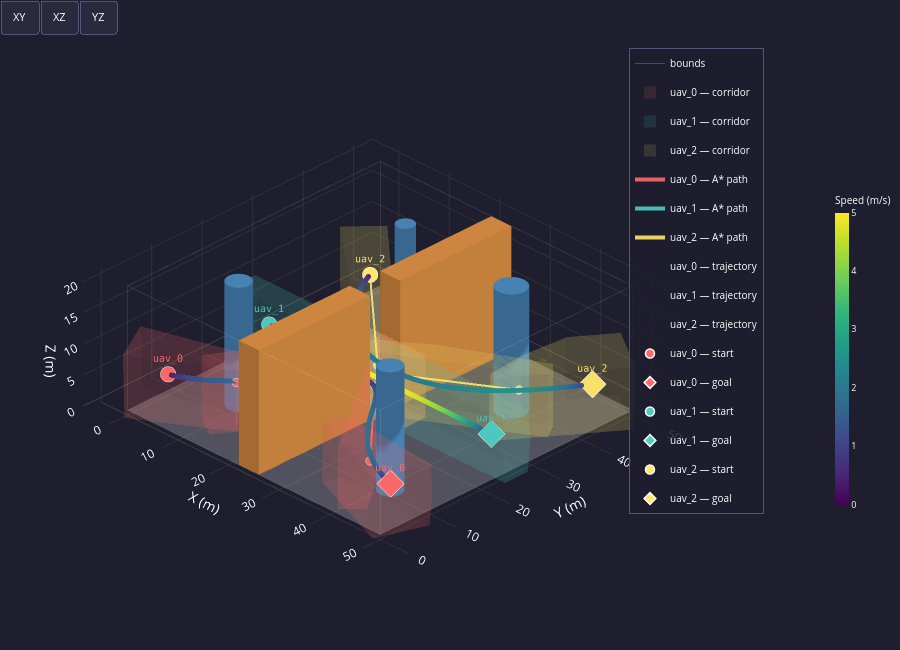

Notebook code cell kept with this figure:
### Code cell
# ── Cell 4 — Trajectory Generation (STO) ────────────────────────────────────
from trajectory_generator import generate_trajectories, TrajectoryResult, STOConfig
import logging
logging.getLogger("trajectory_generator").setLevel(logging.WARNING)

sto_cfg = STOConfig.from_yaml(PLANNER_CONFIG)
print(f"✓  STO config   [{os.path.basename(PLANNER_CONFIG)}]  "
      f"max_iter={sto_cfg.max_iter}  adaptive={sto_cfg.adaptive_weights}  "
      f"cost={sto_cfg.corridor_cost_type.upper()}")

# ── Optimise trajectories (runs STO per UAV) ─────────────────────────────────
try:
    trajectories = generate_trajectories(fleet, paths, corridors, sto_cfg, verbose=True)
except RuntimeError as exc:
    print(f"\n✗  STO FAILED — {exc}")
    raise

# ── Summary ───────────────────────────────────────────────────────────────────
print(f"\n{'─'*62}")
for tr in trajectories:
    print(f"  ✓  {tr.uav_id:<10}  "
          f"T={tr.total_time:.1f} s  "
          f"max_v={tr.vel_norm.max():.2f} m/s  "
          f"jerk={tr.jerk_cost:.4f}  "
          f"viol_corr={tr.violations['corridor']:.4f}  "
          f"({tr.runtime:.0f} s)")
print(f"{'─'*62}")

# ── Visualisation — environment + paths + corridors + trajectories ────────────
plot_environment_3d(env, fleet=fleet, paths=paths, corridors=corridors,
                    trajectories=trajectories)

### Figure 1 — Plotly figure (JSON) as saved in the notebook; plotly's stock layout.template omitted (floating-point values rounded to 4 significant figures; data arrays with more than 128 entries replaced by an {"elided": "..."} marker saying what was removed)
{"data": [{"color": "#EFEFEF", "flatshading": true, "hoverinfo": "skip", "i": [0, 0], "j": [1, 2], "k": [2, 3], "name": "floor", "opacity": 0.25, "showscale": false, "type": "mesh3d", "x": [0, 50, 50, 0], "y": [0, 0, 50, 50], "z": [0, 0, 0, 0]}, {"hoverinfo": "skip", "line": {"color": "white", "width": 1}, "mode": "lines", "name": "bounds", "opacity": 0.2, "type": "scatter3d", "x": [0, 50, null, 50, 50, null, 50, 0, null, 0, 0, null, 0, 50, null, 50, 50, null, 50, 0, null, 0, 0, null, 0, 0, null, 50, 50, null, 50, 50, null, 0, 0, null], "y": [0, 0, null, 0, 50, null, 50, 50, null, 50, 0, null, 0, 0, null, 0, 50, null, 50, 50, null, 50, 0, null, 0, 0, null, 0, 0, null, 50, 50, null, 50, 50, null], "z": [0, 0, null, 0, 0, null, 0, 0, null, 0, 0, null, 20, 20, null, 20, 20, null, 20, 20, null, 20, 20, null, 0, 20, null, 0, 20, null, 0, 20, null, 0, 20, null]}, {"color": "#4682B4", "flatshading": false, "hoverinfo": "skip", "i": {"elided": "160 int values"}, "j": {"elided": "160 int values"}, "k": {"elided": "160 int values"}, "name": "cyl_0", "opacity": 1, "showscale": false, "type": "mesh3d", "x": [12.0, 11.98, 11.9, 11.78, 11.62, 11.41, 11.18, 10.91, 10.62, 10.31, 10.0, 9.687, 9.382, 9.092, 8.824, 8.586, 8.382, 8.218, 8.098, 8.025, 8.0, 8.025, 8.098, 8.218, 8.382, 8.586, 8.824, 9.092, 9.382, 9.687, 10.0, 10.31, 10.62, 10.91, 11.18, 11.41, 11.62, 11.78, 11.9, 11.98, 12.0, 11.98, 11.9, 11.78, 11.62, 11.41, 11.18, 10.91, 10.62, 10.31, 10.0, 9.687, 9.382, 9.092, 8.824, 8.586, 8.382, 8.218, 8.098, 8.025, 8.0, 8.025, 8.098, 8.218, 8.382, 8.586, 8.824, 9.092, 9.382, 9.687, 10.0, 10.31, 10.62, 10.91, 11.18, 11.41, 11.62, 11.78, 11.9, 11.98, 10.0, 10.0], "y": [12.0, 12.31, 12.62, 12.91, 13.18, 13.41, 13.62, 13.78, 13.9, 13.98, 14.0, 13.98, 13.9, 13.78, 13.62, 13.41, 13.18, 12.91, 12.62, 12.31, 12.0, 11.69, 11.38, 11.09, 10.82, 10.59, 10.38, 10.22, 10.1, 10.02, 10.0, 10.02, 10.1, 10.22, 10.38, 10.59, 10.82, 11.09, 11.38, 11.69, 12.0, 12.31, 12.62, 12.91, 13.18, 13.41, 13.62, 13.78, 13.9, 13.98, 14.0, 13.98, 13.9, 13.78, 13.62, 13.41, 13.18, 12.91, 12.62, 12.31, 12.0, 11.69, 11.38, 11.09, 10.82, 10.59, 10.38, 10.22, 10.1, 10.02, 10.0, 10.02, 10.1, 10.22, 10.38, 10.59, 10.82, 11.09, 11.38, 11.69, 12.0, 12.0], "z": [0.0, 0.0, 0.0, 0.0, 0.0, 0.0, 0.0, 0.0, 0.0, 0.0, 0.0, 0.0, 0.0, 0.0, 0.0, 0.0, 0.0, 0.0, 0.0, 0.0, 0.0, 0.0, 0.0, 0.0, 0.0, 0.0, 0.0, 0.0, 0.0, 0.0, 0.0, 0.0, 0.0, 0.0, 0.0, 0.0, 0.0, 0.0, 0.0, 0.0, 20.0, 20.0, 20.0, 20.0, 20.0, 20.0, 20.0, 20.0, 20.0, 20.0, 20.0, 20.0, 20.0, 20.0, 20.0, 20.0, 20.0, 20.0, 20.0, 20.0, 20.0, 20.0, 20.0, 20.0, 20.0, 20.0, 20.0, 20.0, 20.0, 20.0, 20.0, 20.0, 20.0, 20.0, 20.0, 20.0, 20.0, 20.0, 20.0, 20.0, 0.0, 20.0]}, {"color": "#4682B4", "flatshading": false, "hoverinfo": "skip", "i": {"elided": "160 int values"}, "j": {"elided": "160 int values"}, "k": {"elided": "160 int values"}, "name": "cyl_1", "opacity": 1, "showscale": false, "type": "mesh3d", "x": [40.5, 40.47, 40.38, 40.23, 40.02, 39.77, 39.47, 39.13, 38.77, 38.39, 38.0, 37.61, 37.23, 36.87, 36.53, 36.23, 35.98, 35.77, 35.62, 35.53, 35.5, 35.53, 35.62, 35.77, 35.98, 36.23, 36.53, 36.87, 37.23, 37.61, 38.0, 38.39, 38.77, 39.13, 39.47, 39.77, 40.02, 40.23, 40.38, 40.47, 40.5, 40.47, 40.38, 40.23, 40.02, 39.77, 39.47, 39.13, 38.77, 38.39, 38.0, 37.61, 37.23, 36.87, 36.53, 36.23, 35.98, 35.77, 35.62, 35.53, 35.5, 35.53, 35.62, 35.77, 35.98, 36.23, 36.53, 36.87, 37.23, 37.61, 38.0, 38.39, 38.77, 39.13, 39.47, 39.77, 40.02, 40.23, 40.38, 40.47, 38.0, 38.0], "y": [38.0, 38.39, 38.77, 39.13, 39.47, 39.77, 40.02, 40.23, 40.38, 40.47, 40.5, 40.47, 40.38, 40.23, 40.02, 39.77, 39.47, 39.13, 38.77, 38.39, 38.0, 37.61, 37.23, 36.87, 36.53, 36.23, 35.98, 35.77, 35.62, 35.53, 35.5, 35.53, 35.62, 35.77, 35.98, 36.23, 36.53, 36.87, 37.23, 37.61, 38.0, 38.39, 38.77, 39.13, 39.47, 39.77, 40.02, 40.23, 40.38, 40.47, 40.5, 40.47, 40.38, 40.23, 40.02, 39.77, 39.47, 39.13, 38.77, 38.39, 38.0, 37.61, 37.23, 36.87, 36.53, 36.23, 35.98, 35.77, 35.62, 35.53, 35.5, 35.53, 35.62, 35.77, 35.98, 36.23, 36.53, 36.87, 37.23, 37.61, 38.0, 38.0], "z": [0.0, 0.0, 0.0, 0.0, 0.0, 0.0, 0.0, 0.0, 0.0, 0.0, 0.0, 0.0, 0.0, 0.0, 0.0, 0.0, 0.0, 0.0, 0.0, 0.0, 0.0, 0.0, 0.0, 0.0, 0.0, 0.0, 0.0, 0.0, 0.0, 0.0, 0.0, 0.0, 0.0, 0.0, 0.0, 0.0, 0.0, 0.0, 0.0, 0.0, 20.0, 20.0, 20.0, 20.0, 20.0, 20.0, 20.0, 20.0, 20.0, 20.0, 20.0, 20.0, 20.0, 20.0, 20.0, 20.0, 20.0, 20.0, 20.0, 20.0, 20.0, 20.0, 20.0, 20.0, 20.0, 20.0, 20.0, 20.0, 20.0, 20.0, 20.0, 20.0, 20.0, 20.0, 20.0, 20.0, 20.0, 20.0, 20.0, 20.0, 0.0, 20.0]}, {"color": "#4682B4", "flatshading": false, "hoverinfo": "skip", "i": {"elided": "160 int values"}, "j": {"elided": "160 int values"}, "k": {"elided": "160 int values"}, "name": "cyl_2", "opacity": 1, "showscale": false, "type": "mesh3d", "x": [16.5, 16.48, 16.43, 16.34, 16.21, 16.06, 15.88, 15.68, 15.46, 15.23, 15.0, 14.77, 14.54, 14.32, 14.12, 13.94, 13.79, 13.66, 13.57, 13.52, 13.5, 13.52, 13.57, 13.66, 13.79, 13.94, 14.12, 14.32, 14.54, 14.77, 15.0, 15.23, 15.46, 15.68, 15.88, 16.06, 16.21, 16.34, 16.43, 16.48, 16.5, 16.48, 16.43, 16.34, 16.21, 16.06, 15.88, 15.68, 15.46, 15.23, 15.0, 14.77, 14.54, 14.32, 14.12, 13.94, 13.79, 13.66, 13.57, 13.52, 13.5, 13.52, 13.57, 13.66, 13.79, 13.94, 14.12, 14.32, 14.54, 14.77, 15.0, 15.23, 15.46, 15.68, 15.88, 16.06, 16.21, 16.34, 16.43, 16.48, 15.0, 15.0], "y": [40.0, 40.23, 40.46, 40.68, 40.88, 41.06, 41.21, 41.34, 41.43, 41.48, 41.5, 41.48, 41.43, 41.34, 41.21, 41.06, 40.88, 40.68, 40.46, 40.23, 40.0, 39.77, 39.54, 39.32, 39.12, 38.94, 38.79, 38.66, 38.57, 38.52, 38.5, 38.52, 38.57, 38.66, 38.79, 38.94, 39.12, 39.32, 39.54, 39.77, 40.0, 40.23, 40.46, 40.68, 40.88, 41.06, 41.21, 41.34, 41.43, 41.48, 41.5, 41.48, 41.43, 41.34, 41.21, 41.06, 40.88, 40.68, 40.46, 40.23, 40.0, 39.77, 39.54, 39.32, 39.12, 38.94, 38.79, 38.66, 38.57, 38.52, 38.5, 38.52, 38.57, 38.66, 38.79, 38.94, 39.12, 39.32, 39.54, 39.77, 40.0, 40.0], "z": [0.0, 0.0, 0.0, 0.0, 0.0, 0.0, 0.0, 0.0, 0.0, 0.0, 0.0, 0.0, 0.0, 0.0, 0.0, 0.0, 0.0, 0.0, 0.0, 0.0, 0.0, 0.0, 0.0, 0.0, 0.0, 0.0, 0.0, 0.0, 0.0, 0.0, 0.0, 0.0, 0.0, 0.0, 0.0, 0.0, 0.0, 0.0, 0.0, 0.0, 20.0, 20.0, 20.0, 20.0, 20.0, 20.0, 20.0, 20.0, 20.0, 20.0, 20.0, 20.0, 20.0, 20.0, 20.0, 20.0, 20.0, 20.0, 20.0, 20.0, 20.0, 20.0, 20.0, 20.0, 20.0, 20.0, 20.0, 20.0, 20.0, 20.0, 20.0, 20.0, 20.0, 20.0, 20.0, 20.0, 20.0, 20.0, 20.0, 20.0, 0.0, 20.0]}, {"color": "#4682B4", "flatshading": false, "hoverinfo": "skip", "i": {"elided": "160 int values"}, "j": {"elided": "160 int values"}, "k": {"elided": "160 int values"}, "name": "cyl_3", "opacity": 1, "showscale": false, "type": "mesh3d", "x": [44.0, 43.98, 43.9, 43.78, 43.62, 43.41, 43.18, 42.91, 42.62, 42.31, 42.0, 41.69, 41.38, 41.09, 40.82, 40.59, 40.38, 40.22, 40.1, 40.02, 40.0, 40.02, 40.1, 40.22, 40.38, 40.59, 40.82, 41.09, 41.38, 41.69, 42.0, 42.31, 42.62, 42.91, 43.18, 43.41, 43.62, 43.78, 43.9, 43.98, 44.0, 43.98, 43.9, 43.78, 43.62, 43.41, 43.18, 42.91, 42.62, 42.31, 42.0, 41.69, 41.38, 41.09, 40.82, 40.59, 40.38, 40.22, 40.1, 40.02, 40.0, 40.02, 40.1, 40.22, 40.38, 40.59, 40.82, 41.09, 41.38, 41.69, 42.0, 42.31, 42.62, 42.91, 43.18, 43.41, 43.62, 43.78, 43.9, 43.98, 42.0, 42.0], "y": [10.0, 10.31, 10.62, 10.91, 11.18, 11.41, 11.62, 11.78, 11.9, 11.98, 12.0, 11.98, 11.9, 11.78, 11.62, 11.41, 11.18, 10.91, 10.62, 10.31, 10.0, 9.687, 9.382, 9.092, 8.824, 8.586, 8.382, 8.218, 8.098, 8.025, 8.0, 8.025, 8.098, 8.218, 8.382, 8.586, 8.824, 9.092, 9.382, 9.687, 10.0, 10.31, 10.62, 10.91, 11.18, 11.41, 11.62, 11.78, 11.9, 11.98, 12.0, 11.98, 11.9, 11.78, 11.62, 11.41, 11.18, 10.91, 10.62, 10.31, 10.0, 9.687, 9.382, 9.092, 8.824, 8.586, 8.382, 8.218, 8.098, 8.025, 8.0, 8.025, 8.098, 8.218, 8.382, 8.586, 8.824, 9.092, 9.382, 9.687, 10.0, 10.0], "z": [0.0, 0.0, 0.0, 0.0, 0.0, 0.0, 0.0, 0.0, 0.0, 0.0, 0.0, 0.0, 0.0, 0.0, 0.0, 0.0, 0.0, 0.0, 0.0, 0.0, 0.0, 0.0, 0.0, 0.0, 0.0, 0.0, 0.0, 0.0, 0.0, 0.0, 0.0, 0.0, 0.0, 0.0, 0.0, 0.0, 0.0, 0.0, 0.0, 0.0, 20.0, 20.0, 20.0, 20.0, 20.0, 20.0, 20.0, 20.0, 20.0, 20.0, 20.0, 20.0, 20.0, 20.0, 20.0, 20.0, 20.0, 20.0, 20.0, 20.0, 20.0, 20.0, 20.0, 20.0, 20.0, 20.0, 20.0, 20.0, 20.0, 20.0, 20.0, 20.0, 20.0, 20.0, 20.0, 20.0, 20.0, 20.0, 20.0, 20.0, 0.0, 20.0]}, {"color": "#CD853F", "flatshading": true, "hoverinfo": "skip", "i": [7, 0, 0, 0, 4, 4, 6, 6, 4, 0, 3, 2], "j": [3, 4, 1, 2, 5, 6, 5, 2, 0, 1, 6, 3], "k": [0, 7, 2, 7, 6, 7, 1, 1, 5, 5, 7, 6], "name": "passage_wall_south", "opacity": 1, "showscale": false, "type": "mesh3d", "x": [22, 26, 26, 22, 22, 26, 26, 22], "y": [0, 0, 22, 22, 0, 0, 22, 22], "z": [0, 0, 0, 0, 20, 20, 20, 20]}, {"color": "#CD853F", "flatshading": true, "hoverinfo": "skip", "i": [7, 0, 0, 0, 4, 4, 6, 6, 4, 0, 3, 2], "j": [3, 4, 1, 2, 5, 6, 5, 2, 0, 1, 6, 3], "k": [0, 7, 2, 7, 6, 7, 1, 1, 5, 5, 7, 6], "name": "passage_wall_north", "opacity": 1, "showscale": false, "type": "mesh3d", "x": [22, 26, 26, 22, 22, 26, 26, 22], "y": [28, 28, 50, 50, 28, 28, 50, 50], "z": [0, 0, 0, 0, 20, 20, 20, 20]}, {"color": "#FF6B6B", "flatshading": true, "hoverinfo": "skip", "i": [4, 4, 4, 4, 8, 8, 8, 7, 7, 6, 6, 6, 6, 6, 6, 6], "j": [2, 2, 1, 3, 2, 1, 9, 9, 2, 4, 4, 7, 3, 8, 8, 7], "k": [1, 5, 0, 0, 1, 0, 2, 2, 5, 5, 3, 5, 0, 0, 9, 9], "legendgroup": "uav_0_corridor", "name": "uav_0 — corridor", "opacity": 0.12, "showlegend": true, "showscale": false, "type": "mesh3d", "x": [-3.272, 0.8823, 1.103, 16.6, 18.42, 18.64, 16.6, 16.88, -3.272, -3.098], "y": [5.814, -1.839, -1.719, 11.02, 7.681, 7.8, 11.27, 11.04, 6.161, 6.019], "z": [9.873, 9.873, -0.1239, 10.37, 10.37, 0.3771, 5.712, 0.3771, 3.277, -0.1239]}, {"color": "#FF6B6B", "flatshading": true, "hoverinfo": "skip", "i": [7, 7, 7, 7, 1, 1, 3, 3, 3, 3, 3, 3], "j": [2, 2, 5, 6, 7, 7, 6, 2, 5, 1, 2, 1], "k": [0, 6, 4, 4, 5, 0, 4, 6, 4, 5, 0, 0], "legendgroup": "uav_0_corridor", "name": "uav_0 — corridor", "opacity": 0.12, "showlegend": false, "showscale": false, "type": "mesh3d", "x": [9.131, 13.34, 9.131, 13.34, 21.14, 21.14, 16.15, 16.15], "y": [5.491, 2.86, 5.491, 2.86, 15.34, 15.34, 18.46, 18.46], "z": [0.25, 0.25, 10.25, 10.25, 10.25, 0.25, 10.25, 0.25]}, {"color": "#FF6B6B", "flatshading": true, "hoverinfo": "skip", "i": [2, 2, 2, 2, 2, 2, 7, 7, 7, 7, 16, 16, 16, 16, 16, 16, 12, 12, 12, 12, 12, 12, 22, 22, 22, 22, 22, 22, 22, 22, 11, 11, 11, 11, 9, 9, 9, 9, 9, 9, 9, 9], "j": [1, 8, 18, 8, 19, 18, 0, 5, 8, 5, 5, 5, 18, 18, 20, 20, 13, 0, 10, 16, 13, 16, 1, 14, 13, 14, 19, 20, 13, 20, 2, 14, 14, 12, 10, 8, 7, 7, 2, 11, 12, 11], "k": [21, 3, 6, 6, 21, 19, 4, 0, 6, 6, 6, 0, 6, 19, 17, 19, 15, 4, 4, 0, 17, 17, 21, 1, 15, 15, 21, 19, 17, 17, 1, 15, 1, 15, 4, 3, 4, 8, 3, 2, 10, 12], "legendgroup": "uav_0_corridor", "name": "uav_0 — corridor", "opacity": 0.12, "showlegend": false, "showscale": false, "type": "mesh3d", "x": [17.9, 12.89, 13.53, 23.42, 23.73, 17.9, 17.61, 23.73, 23.59, 23.42, 23.46, 13.53, 13.4, 12.39, 12.89, 13.06, 14.89, 13.95, 14.89, 13.62, 13.62, 12.22, 12.22], "y": [10.31, 19.93, 20.7, 27.87, 27.61, 10.31, 9.974, 27.61, 27.72, 27.87, 27.84, 20.7, 20.54, 12.03, 19.93, 20.14, 6.708, 7.491, 6.708, 7.766, 7.766, 11.85, 11.85], "z": [10.25, 0.25, 0.25, 0.25, 10.25, 4.75, 0.25, 4.75, 0.25, 5.75, 10.25, 5.75, 10.25, 10.25, 5.75, 10.25, 10.25, 10.25, 0.25, 0.25, 5.75, 0.25, 5.75]}, {"color": "#FF6B6B", "flatshading": true, "hoverinfo": "skip", "i": [9, 9, 10, 10, 2, 2, 2, 2, 7, 7, 7, 7, 15, 15, 15, 15, 15, 12, 12, 12, 12, 12, 12, 18, 18, 18, 18, 18, 18, 20, 20, 20, 20, 20, 20, 20, 20, 20], "j": [4, 11, 9, 9, 10, 10, 1, 11, 8, 16, 10, 10, 4, 1, 5, 5, 1, 1, 2, 2, 7, 15, 15, 5, 9, 8, 9, 5, 19, 15, 15, 19, 7, 12, 12, 16, 18, 18], "k": [3, 4, 8, 11, 0, 11, 4, 4, 17, 17, 0, 8, 3, 4, 3, 6, 14, 14, 0, 1, 0, 14, 13, 3, 3, 17, 8, 6, 6, 6, 13, 6, 16, 13, 7, 17, 17, 19], "legendgroup": "uav_0_corridor", "name": "uav_0 — corridor", "opacity": 0.12, "showlegend": false, "showscale": false, "type": "mesh3d", "x": [16.75, 16.75, 16.75, 31.25, 24, 31.25, 24.25, 16.75, 31.25, 31.25, 24, 24, 16.75, 23.75, 16.75, 23.75, 24.0, 31.25, 31.25, 24.25, 24.0], "y": [22.42, 22.65, 22.42, 22.65, 22.47, 27.73, 27.75, 27.71, 22.42, 22.42, 22.24, 22.24, 27.73, 27.75, 27.73, 27.75, 27.73, 27.71, 27.73, 27.75, 27.75], "z": [10.25, 0.25, 4.75, 0.25, 0.25, 0.25, 0.25, 10.25, 10.25, 4.75, 10.25, 4.75, 5.75, 5.75, 0.25, 0.25, 10.25, 10.25, 5.75, 5.75, 5.875]}, {"color": "#FF6B6B", "flatshading": true, "hoverinfo": "skip", "i": [5, 5, 3, 3, 3, 3, 7, 7, 7, 9, 9, 9, 9, 9, 9, 9], "j": [0, 1, 0, 1, 6, 6, 0, 0, 6, 5, 3, 3, 6, 7, 5, 7], "k": [4, 0, 2, 0, 2, 8, 2, 4, 2, 1, 1, 8, 8, 6, 4, 4], "legendgroup": "uav_0_corridor", "name": "uav_0 — corridor", "opacity": 0.12, "showlegend": false, "showscale": false, "type": "mesh3d", "x": [41.0, 41.0, 43.94, 43.94, 22.93, 22.93, 30.11, 24.51, 30.11, 24.51], "y": [0.6402, 0.6402, 3.391, 3.391, 26.49, 26.49, 22.72, 27.97, 22.72, 27.97], "z": [0.25, 10.25, 0.25, 10.25, 0.25, 10.25, 0.25, 0.25, 10.25, 10.25]}, {"color": "#FF6B6B", "flatshading": true, "hoverinfo": "skip", "i": [4, 4, 8, 8, 8, 6, 6, 6, 13, 13, 13, 9, 9, 9, 10, 10, 11, 11, 11, 11, 11, 11, 11, 11], "j": [1, 1, 4, 5, 4, 4, 2, 4, 1, 5, 12, 1, 2, 12, 6, 9, 8, 6, 10, 13, 9, 10, 8, 13], "k": [2, 3, 3, 3, 7, 7, 0, 2, 3, 3, 1, 2, 0, 1, 0, 0, 7, 7, 6, 12, 12, 9, 5, 5], "legendgroup": "uav_0_corridor", "name": "uav_0 — corridor", "opacity": 0.12, "showlegend": false, "showscale": false, "type": "mesh3d", "x": [53.2, 34.53, 50.18, 34.18, 49.83, 35.09, 53.1, 52.83, 42.54, 41.95, 41.95, 41.89, 35.54, 35.44], "y": [6.923, 4.174, -1.461, 4.302, -1.333, 6.842, 7.238, 6.989, 7.474, 7.484, 7.779, 7.778, 6.978, 7.253], "z": [9.808, 10.43, 9.808, 0.4416, -0.1845, 0.4416, 4.345, -0.1845, 0.1859, 10.21, 5.016, 4.953, 10.43, 5.462]}, {"color": "#4ECDC4", "flatshading": true, "hoverinfo": "skip", "i": [7, 7, 5, 5, 13, 13, 13, 13, 8, 8, 8, 8, 15, 15, 15, 15, 9, 9, 9, 9, 9, 9, 9, 9, 17, 17, 17, 17, 17, 17, 17, 17], "j": [10, 10, 7, 7, 1, 5, 1, 5, 14, 16, 10, 16, 14, 7, 7, 13, 1, 2, 8, 2, 5, 5, 10, 8, 1, 2, 16, 2, 13, 15, 16, 15], "k": [4, 11, 11, 6, 12, 6, 3, 3, 4, 0, 4, 14, 4, 4, 6, 6, 3, 0, 0, 1, 3, 11, 11, 10, 12, 1, 0, 0, 12, 13, 14, 14], "legendgroup": "uav_1_corridor", "name": "uav_1 — corridor", "opacity": 0.12, "showlegend": true, "showscale": false, "type": "mesh3d", "x": [-2.0, 52, 25.0, 52, -2, 52, 52, 25.0, -2, 25.0, -2.0, 25.0, 52.0, 52, -2, 25.0, -2, 25.0], "y": [27.28, 27.28, 27.32, 22.72, 22.72, 22.27, 22.72, 22.68, 22.72, 22.68, 22.27, 22.23, 27.73, 27.28, 27.28, 27.32, 27.73, 27.77], "z": [0, 0, -8.882e-16, 8.882e-16, 10, 5.0, 10, 10, 8.882e-16, 0, 5.0, 5.0, 5.0, 10, 10, 10, 5.0, 5.0]}, {"color": "#FFE66D", "flatshading": true, "hoverinfo": "skip", "i": [0, 0, 6, 6, 6, 6, 6, 12, 12, 12, 1, 1, 1, 1, 1, 4, 4, 4, 4, 4, 4, 4, 4, 4], "j": [3, 5, 9, 0, 0, 5, 8, 9, 9, 11, 11, 6, 6, 12, 12, 9, 0, 0, 3, 8, 1, 1, 12, 12], "k": [7, 7, 10, 9, 5, 7, 7, 10, 13, 10, 10, 10, 8, 11, 2, 13, 9, 3, 7, 7, 8, 2, 13, 2], "legendgroup": "uav_2_corridor", "name": "uav_2 — corridor", "opacity": 0.12, "showlegend": true, "showscale": false, "type": "mesh3d", "x": [13.62, 24.42, 24.35, 25.33, 24.33, 14.28, 13.87, 25.44, 25.37, 1.079, 1.163, -3.33, -3.412, -3.427], "y": [38.81, 22.16, 22.17, 23.28, 22.2, 38.22, 38.61, 23.34, 23.19, 50.36, 50.31, 45.44, 45.45, 45.48], "z": [10.11, 0.298, 6.415, 10.3, 10.3, 3.618, 0.1175, 5.676, 0.298, 9.952, -0.04751, -0.04751, 7.078, 9.952]}, {"color": "#FFE66D", "flatshading": true, "hoverinfo": "skip", "i": [3, 3, 5, 5, 6, 6, 7, 7, 7, 7, 7, 7], "j": [2, 1, 1, 4, 3, 4, 2, 5, 3, 6, 5, 6], "k": [0, 0, 0, 1, 1, 1, 0, 0, 2, 3, 4, 4], "legendgroup": "uav_2_corridor", "name": "uav_2 — corridor", "opacity": 0.12, "showlegend": false, "showscale": false, "type": "mesh3d", "x": [17.25, 31.25, 17.25, 31.25, 31.25, 17.25, 31.25, 17.25], "y": [27.75, 27.75, 27.75, 27.75, 22.25, 22.25, 22.25, 22.25], "z": [0.25, 0.25, 10.25, 10.25, 0.25, 0.25, 10.25, 10.25]}, {"color": "#FFE66D", "flatshading": true, "hoverinfo": "skip", "i": [6, 6, 0, 0, 3, 3, 3, 3, 3, 3, 3, 3, 10, 10, 10, 10, 10, 10, 10, 10], "j": [4, 7, 7, 1, 6, 1, 1, 9, 4, 6, 11, 9, 4, 4, 11, 0, 9, 9, 1, 0], "k": [5, 5, 5, 7, 7, 8, 7, 8, 2, 4, 2, 11, 2, 5, 2, 5, 8, 11, 8, 1], "legendgroup": "uav_2_corridor", "name": "uav_2 — corridor", "opacity": 0.12, "showlegend": false, "showscale": false, "type": "mesh3d", "x": [30.55, 30.55, 47.37, 47.37, 23.5, 21.76, 23.5, 21.76, 39.41, 45.69, 39.41, 45.69], "y": [31.04, 31.04, 35.76, 35.76, 22.11, 25.01, 22.11, 25.01, 35.59, 38.57, 35.59, 38.57], "z": [0.25, 10.25, 0.25, 10.25, 0.25, 0.25, 10.25, 10.25, 10.25, 10.25, 0.25, 0.25]}, {"color": "#FFE66D", "flatshading": true, "hoverinfo": "skip", "i": [2, 2, 2, 2, 10, 10, 10, 13, 13, 8, 8, 8, 11, 11, 11, 11, 11, 11, 11, 6, 6, 6, 6, 6, 6, 6, 6, 6], "j": [1, 3, 7, 7, 1, 0, 0, 0, 9, 10, 15, 9, 3, 7, 0, 13, 13, 15, 15, 2, 2, 10, 8, 7, 11, 11, 15, 8], "k": [3, 4, 4, 5, 3, 3, 9, 9, 14, 9, 14, 14, 4, 4, 3, 0, 14, 14, 12, 1, 5, 1, 10, 5, 12, 7, 12, 15], "legendgroup": "uav_2_corridor", "name": "uav_2 — corridor", "opacity": 0.12, "showlegend": false, "showscale": false, "type": "mesh3d", "x": [41.39, 45.5, 53.86, 45.63, 53.99, 42.62, 41.65, 42.75, 40.88, 41.22, 41.37, 41.57, 41.43, 40.87, 40.72, 40.72], "y": [45.57, 51.82, 46.33, 52.02, 46.53, 29.23, 29.86, 29.43, 37.67, 45.31, 45.54, 30.2, 30.15, 37.48, 37.45, 37.43], "z": [10.06, -0.1179, -0.1179, 9.879, 9.879, 0.3708, 0.3708, 10.37, 0.225, 4.637, 0.06155, 10.37, 5.387, 10.23, 5.005, 4.955]}, {"hovertemplate": "<b>uav_0 — A* path</b><br>x=%{x:.1f}  y=%{y:.1f}  z=%{z:.1f}<extra></extra>", "legendgroup": "uav_0_path", "line": {"color": "#FF6B6B", "width": 4}, "mode": "lines", "name": "uav_0 — A* path", "opacity": 0.9, "showlegend": true, "type": "scatter3d", "x": [3, 11.75, 14.25, 21.75, 26.25, 40.75, 47], "y": [5, 9.75, 13.75, 22.75, 22.75, 7.25, 5], "z": [5, 5.25, 5.25, 5.25, 5.25, 5.25, 5]}, {"hoverinfo": "skip", "legendgroup": "uav_0_path", "marker": {"color": "#FF6B6B", "line": {"color": "white", "width": 1}, "size": 5}, "mode": "markers", "opacity": 0.8, "showlegend": false, "type": "scatter3d", "x": [11.75, 14.25, 21.75, 26.25, 40.75], "y": [9.75, 13.75, 22.75, 22.75, 7.25], "z": [5.25, 5.25, 5.25, 5.25, 5.25]}, {"hovertemplate": "<b>uav_1 — A* path</b><br>x=%{x:.1f}  y=%{y:.1f}  z=%{z:.1f}<extra></extra>", "legendgroup": "uav_1_path", "line": {"color": "#4ECDC4", "width": 4}, "mode": "lines", "name": "uav_1 — A* path", "opacity": 0.9, "showlegend": true, "type": "scatter3d", "x": [3, 47], "y": [25, 25], "z": [5, 5]}, {"hovertemplate": "<b>uav_2 — A* path</b><br>x=%{x:.1f}  y=%{y:.1f}  z=%{z:.1f}<extra></extra>", "legendgroup": "uav_2_path", "line": {"color": "#FFE66D", "width": 4}, "mode": "lines", "name": "uav_2 — A* path", "opacity": 0.9, "showlegend": true, "type": "scatter3d", "x": [3, 22.25, 26.25, 41.25, 47], "y": [45, 27.25, 27.25, 36.25, 45], "z": [5, 5.25, 5.25, 5.25, 5]}, {"hoverinfo": "skip", "legendgroup": "uav_2_path", "marker": {"color": "#FFE66D", "line": {"color": "white", "width": 1}, "size": 5}, "mode": "markers", "opacity": 0.8, "showlegend": false, "type": "scatter3d", "x": [22.25, 26.25, 41.25], "y": [27.25, 27.25, 36.25], "z": [5.25, 5.25, 5.25]}, {"hoverinfo": "skip", "legendgroup": "uav_0_traj", "line": {"color": "#FF6B6B", "width": 2}, "mode": "lines", "opacity": 0.35, "showlegend": false, "type": "scatter3d", "x": {"elided": "299 float values"}, "y": {"elided": "299 float values"}, "z": {"elided": "299 float values"}}, {"hovertemplate": "<b>uav_0 — trajectory</b><br>x=%{x:.1f}  y=%{y:.1f}  z=%{z:.1f}<br>speed=%{marker.color:.2f} m/s<extra></extra>", "legendgroup": "uav_0_traj", "marker": {"cmax": 5, "cmin": 0, "color": {"elided": "299 float values"}, "colorbar": {"len": 0.55, "thickness": 14, "tickfont": {"color": "white", "size": 9}, "title": {"font": {"color": "white", "size": 10}, "text": "Speed (m/s)"}, "x": 1.08}, "colorscale": [[0, "#440154"], [0.1111, "#482878"], [0.2222, "#3e4989"], [0.3333, "#31688e"], [0.4444, "#26828e"], [0.5556, "#1f9e89"], [0.6667, "#35b779"], [0.7778, "#6ece58"], [0.8889, "#b5de2b"], [1, "#fde725"]], "showscale": true, "size": 3}, "mode": "markers", "name": "uav_0 — trajectory", "opacity": 0.9, "showlegend": true, "type": "scatter3d", "x": {"elided": "299 float values"}, "y": {"elided": "299 float values"}, "z": {"elided": "299 float values"}}, {"hoverinfo": "skip", "legendgroup": "uav_1_traj", "line": {"color": "#4ECDC4", "width": 2}, "mode": "lines", "opacity": 0.35, "showlegend": false, "type": "scatter3d", "x": {"elided": "299 float values"}, "y": {"elided": "299 int values"}, "z": {"elided": "299 int values"}}, {"hovertemplate": "<b>uav_1 — trajectory</b><br>x=%{x:.1f}  y=%{y:.1f}  z=%{z:.1f}<br>speed=%{marker.color:.2f} m/s<extra></extra>", "legendgroup": "uav_1_traj", "marker": {"cmax": 5, "cmin": 0, "color": {"elided": "299 float values"}, "colorscale": [[0, "#440154"], [0.1111, "#482878"], [0.2222, "#3e4989"], [0.3333, "#31688e"], [0.4444, "#26828e"], [0.5556, "#1f9e89"], [0.6667, "#35b779"], [0.7778, "#6ece58"], [0.8889, "#b5de2b"], [1, "#fde725"]], "showscale": false, "size": 3}, "mode": "markers", "name": "uav_1 — trajectory", "opacity": 0.9, "showlegend": true, "type": "scatter3d", "x": {"elided": "299 float values"}, "y": {"elided": "299 int values"}, "z": {"elided": "299 int values"}}, {"hoverinfo": "skip", "legendgroup": "uav_2_traj", "line": {"color": "#FFE66D", "width": 2}, "mode": "lines", "opacity": 0.35, "showlegend": false, "type": "scatter3d", "x": {"elided": "300 float values"}, "y": {"elided": "300 float values"}, "z": {"elided": "300 float values"}}, {"hovertemplate": "<b>uav_2 — trajectory</b><br>x=%{x:.1f}  y=%{y:.1f}  z=%{z:.1f}<br>speed=%{marker.color:.2f} m/s<extra></extra>", "legendgroup": "uav_2_traj", "marker": {"cmax": 5, "cmin": 0, "color": {"elided": "300 float values"}, "colorscale": [[0, "#440154"], [0.1111, "#482878"], [0.2222, "#3e4989"], [0.3333, "#31688e"], [0.4444, "#26828e"], [0.5556, "#1f9e89"], [0.6667, "#35b779"], [0.7778, "#6ece58"], [0.8889, "#b5de2b"], [1, "#fde725"]], "showscale": false, "size": 3}, "mode": "markers", "name": "uav_2 — trajectory", "opacity": 0.9, "showlegend": true, "type": "scatter3d", "x": {"elided": "300 float values"}, "y": {"elided": "300 float values"}, "z": {"elided": "300 float values"}}, {"hovertemplate": "<b>uav_0 — start</b><br>x=3.0  y=5.0  z=5.0<extra></extra>", "legendgroup": "uav_0_start", "marker": {"color": "#FF6B6B", "line": {"color": "white", "width": 1.5}, "size": 9, "symbol": "circle"}, "mode": "markers+text", "name": "uav_0 — start", "showlegend": true, "text": ["uav_0"], "textfont": {"color": "#FF6B6B", "family": "monospace", "size": 10}, "textposition": "top center", "type": "scatter3d", "x": [3], "y": [5], "z": [5]}, {"hovertemplate": "<b>uav_0 — goal</b><br>x=47.0  y=5.0  z=5.0<extra></extra>", "legendgroup": "uav_0_goal", "marker": {"color": "#FF6B6B", "line": {"color": "white", "width": 1.5}, "size": 9, "symbol": "diamond"}, "mode": "markers+text", "name": "uav_0 — goal", "showlegend": true, "text": ["uav_0"], "textfont": {"color": "#FF6B6B", "family": "monospace", "size": 10}, "textposition": "top center", "type": "scatter3d", "x": [47], "y": [5], "z": [5]}, {"hoverinfo": "skip", "legendgroup": "uav_0_start", "line": {"color": "#FF6B6B", "dash": "dot", "width": 1.5}, "mode": "lines", "opacity": 0.35, "showlegend": false, "type": "scatter3d", "x": [3, 47], "y": [5, 5], "z": [5, 5]}, {"hovertemplate": "<b>uav_1 — start</b><br>x=3.0  y=25.0  z=5.0<extra></extra>", "legendgroup": "uav_1_start", "marker": {"color": "#4ECDC4", "line": {"color": "white", "width": 1.5}, "size": 9, "symbol": "circle"}, "mode": "markers+text", "name": "uav_1 — start", "showlegend": true, "text": ["uav_1"], "textfont": {"color": "#4ECDC4", "family": "monospace", "size": 10}, "textposition": "top center", "type": "scatter3d", "x": [3], "y": [25], "z": [5]}, {"hovertemplate": "<b>uav_1 — goal</b><br>x=47.0  y=25.0  z=5.0<extra></extra>", "legendgroup": "uav_1_goal", "marker": {"color": "#4ECDC4", "line": {"color": "white", "width": 1.5}, "size": 9, "symbol": "diamond"}, "mode": "markers+text", "name": "uav_1 — goal", "showlegend": true, "text": ["uav_1"], "textfont": {"color": "#4ECDC4", "family": "monospace", "size": 10}, "textposition": "top center", "type": "scatter3d", "x": [47], "y": [25], "z": [5]}, {"hoverinfo": "skip", "legendgroup": "uav_1_start", "line": {"color": "#4ECDC4", "dash": "dot", "width": 1.5}, "mode": "lines", "opacity": 0.35, "showlegend": false, "type": "scatter3d", "x": [3, 47], "y": [25, 25], "z": [5, 5]}, {"hovertemplate": "<b>uav_2 — start</b><br>x=3.0  y=45.0  z=5.0<extra></extra>", "legendgroup": "uav_2_start", "marker": {"color": "#FFE66D", "line": {"color": "white", "width": 1.5}, "size": 9, "symbol": "circle"}, "mode": "markers+text", "name": "uav_2 — start", "showlegend": true, "text": ["uav_2"], "textfont": {"color": "#FFE66D", "family": "monospace", "size": 10}, "textposition": "top center", "type": "scatter3d", "x": [3], "y": [45], "z": [5]}, {"hovertemplate": "<b>uav_2 — goal</b><br>x=47.0  y=45.0  z=5.0<extra></extra>", "legendgroup": "uav_2_goal", "marker": {"color": "#FFE66D", "line": {"color": "white", "width": 1.5}, "size": 9, "symbol": "diamond"}, "mode": "markers+text", "name": "uav_2 — goal", "showlegend": true, "text": ["uav_2"], "textfont": {"color": "#FFE66D", "family": "monospace", "size": 10}, "textposition": "top center", "type": "scatter3d", "x": [47], "y": [45], "z": [5]}, {"hoverinfo": "skip", "legendgroup": "uav_2_start", "line": {"color": "#FFE66D", "dash": "dot", "width": 1.5}, "mode": "lines", "opacity": 0.35, "showlegend": false, "type": "scatter3d", "x": [3, 47], "y": [45, 45], "z": [5, 5]}], "layout": {"height": 650, "legend": {"bgcolor": "rgba(30,30,46,0.85)", "bordercolor": "#555577", "borderwidth": 1, "font": {"color": "white", "size": 10}, "x": 1, "xanchor": "right", "y": 1, "yanchor": "top"}, "margin": {"b": 0, "l": 0, "r": 0, "t": 40}, "paper_bgcolor": "#1E1E2E", "scene": {"aspectmode": "data", "bgcolor": "#1E1E2E", "camera": {"eye": {"x": 1.5, "y": -1.5, "z": 1.2}, "projection": {"type": "orthographic"}}, "xaxis": {"color": "white", "gridcolor": "#333333", "showbackground": false, "title": {"text": "X (m)"}, "zerolinecolor": "#555555"}, "yaxis": {"color": "white", "gridcolor": "#333333", "showbackground": false, "title": {"text": "Y (m)"}, "zerolinecolor": "#555555"}, "zaxis": {"color": "white", "gridcolor": "#333333", "showbackground": false, "title": {"text": "Z (m)"}, "zerolinecolor": "#555555"}}, "showlegend": true, "updatemenus": [{"bgcolor": "#2A2A3E", "bordercolor": "#555577", "buttons": [{"args": ["scene.camera", {"center": {"x": 0, "y": 0, "z": 0}, "eye": {"x": 0, "y": 0, "z": 2.5}, "projection": {"type": "orthographic"}, "up": {"x": 0, "y": 1, "z": 0}}], "label": "XY", "method": "relayout"}, {"args": ["scene.camera", {"center": {"x": 0, "y": 0, "z": 0}, "eye": {"x": 0, "y": -2.5, "z": 0}, "projection": {"type": "orthographic"}, "up": {"x": 0, "y": 0, "z": 1}}], "label": "XZ", "method": "relayout"}, {"args": ["scene.camera", {"center": {"x": 0, "y": 0, "z": 0}, "eye": {"x": 2.5, "y": 0, "z": 0}, "projection": {"type": "orthographic"}, "up": {"x": 0, "y": 0, "z": 1}}], "label": "YZ", "method": "relayout"}], "direction": "right", "font": {"color": "white", "size": 11}, "showactive": false, "type": "buttons", "x": 0, "xanchor": "left", "y": 1.08, "yanchor": "top"}], "width": 900}}
